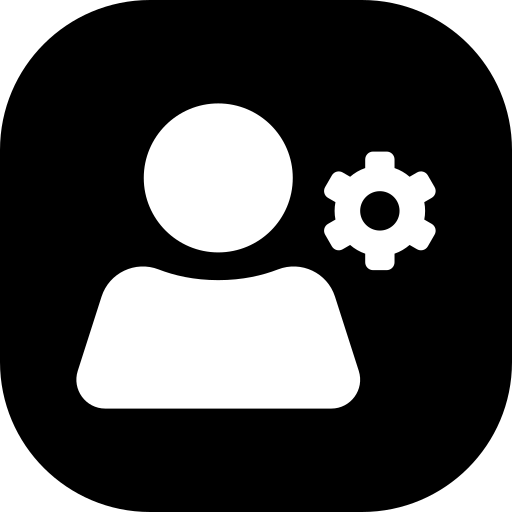
#> input picture photos/admin.png, 512 x 512 px
$ python -i admin_dashboard.py   (imports and definitions only)
#> lines starting #> are read from the running program, lines starting #| are printed output that depends on the picture
import tkinter as tk
from tkinter import messagebox, ttk
import sqlite3
import admin as a
import user
import os
from PIL import Image, ImageTk
from tkinter import Label

def open_admin_dashboard(username):
#> called with username = 'photos/admin.png'
    admin_dashboard = tk.Toplevel()
    admin_dashboard.title(f"Admin Paneli: {username}")
    admin_dashboard.geometry("500x650")
    admin_dashboard.configure(bg="#f2f2f2")
    center_window(admin_dashboard, 500, 650)

    admin_resim = Image.open("photos/admin.png")
#> admin_resim is the input picture: PIL image 512x512 RGBA; mean R, G, B, A 0, 0, 0, 178.2
    admin_resim = admin_resim.resize((100, 100))
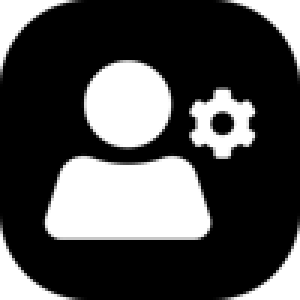
#> admin_resim: PIL image 100x100 RGBA (shown 3 times larger); mean R, G, B, A 0, 0, 0, 178.2; transparent parts drawn white
    admin_resim = ImageTk.PhotoImage(admin_resim)
    aresim = Label(admin_dashboard,image=admin_resim)
    aresim.place(x=10,y=10)
    aresim.image = admin_resim
    aresim.pack(pady=10)

    # [25 lines left out: functions approve_password_change, view_password_change_requests, not called in this run]


    # Şifre değiştirme taleplerini göster
    view_password_change_requests_button = ttk.Button(admin_dashboard, text="Parola Değiştirme Taleplerini Gör", command=view_password_change_requests)
    view_password_change_requests_button.pack(pady=10)

    # [60 lines left out: function update_storage_limit, not called in this run]


    storage_limit_button = ttk.Button(admin_dashboard, text = "Depolama Limitlerini Yönet", command=update_storage_limit)
    storage_limit_button.pack(pady=10)

    # [42 lines left out: function delete_user_dashboard, not called in this run]

    delete_user_button = ttk.Button(admin_dashboard, text = "Kullanıcı Sil", command=delete_user_dashboard)
    delete_user_button.pack(pady=10)

    # [59 lines left out: function delete_file_dashboard, not called in this run]

    delete_file_button = ttk.Button(admin_dashboard, text="Dosya Sil", command=delete_file_dashboard)
    delete_file_button.pack(pady=10)

    # [48 lines left out: function view_encrypted_password_dashboard, not called in this run]

    view_password_button = ttk.Button(admin_dashboard, text="Şifre Görüntüle", command=view_encrypted_password_dashboard)
    view_password_button.pack(pady=10)

    # [29 lines left out: function view_logs_dashboard, not called in this run]

    view_logs_button = ttk.Button(admin_dashboard, text="Logları Görüntüle", command=view_logs_dashboard)
    view_logs_button.pack(pady=10)

    # [73 lines left out: function view_user_files_dashboard, not called in this run]

    view_files_button = ttk.Button(admin_dashboard, text="Kullanıcı Dosyalarını Görüntüle", command=view_user_files_dashboard)
    view_files_button.pack(pady=10)

    # [60 lines left out: function set_role_dashboard, not called in this run]


    set_role_button = ttk.Button(admin_dashboard, text="Kullanıcı Rollerini Yönet", command=set_role_dashboard)
    set_role_button.pack(pady=10)

    ttk.Button(admin_dashboard, text="Çıkış", command=admin_dashboard.quit, width=20).pack(pady=10)

    admin_dashboard.mainloop()
def center_window(window, width, height):
    window.geometry(f'{width}x{height}+{(window.winfo_screenwidth() // 2) - (width // 2)}+{(window.winfo_screenheight() // 2) - (height // 2)}')

>>> result = open_admin_dashboard('photos/admin.png')
